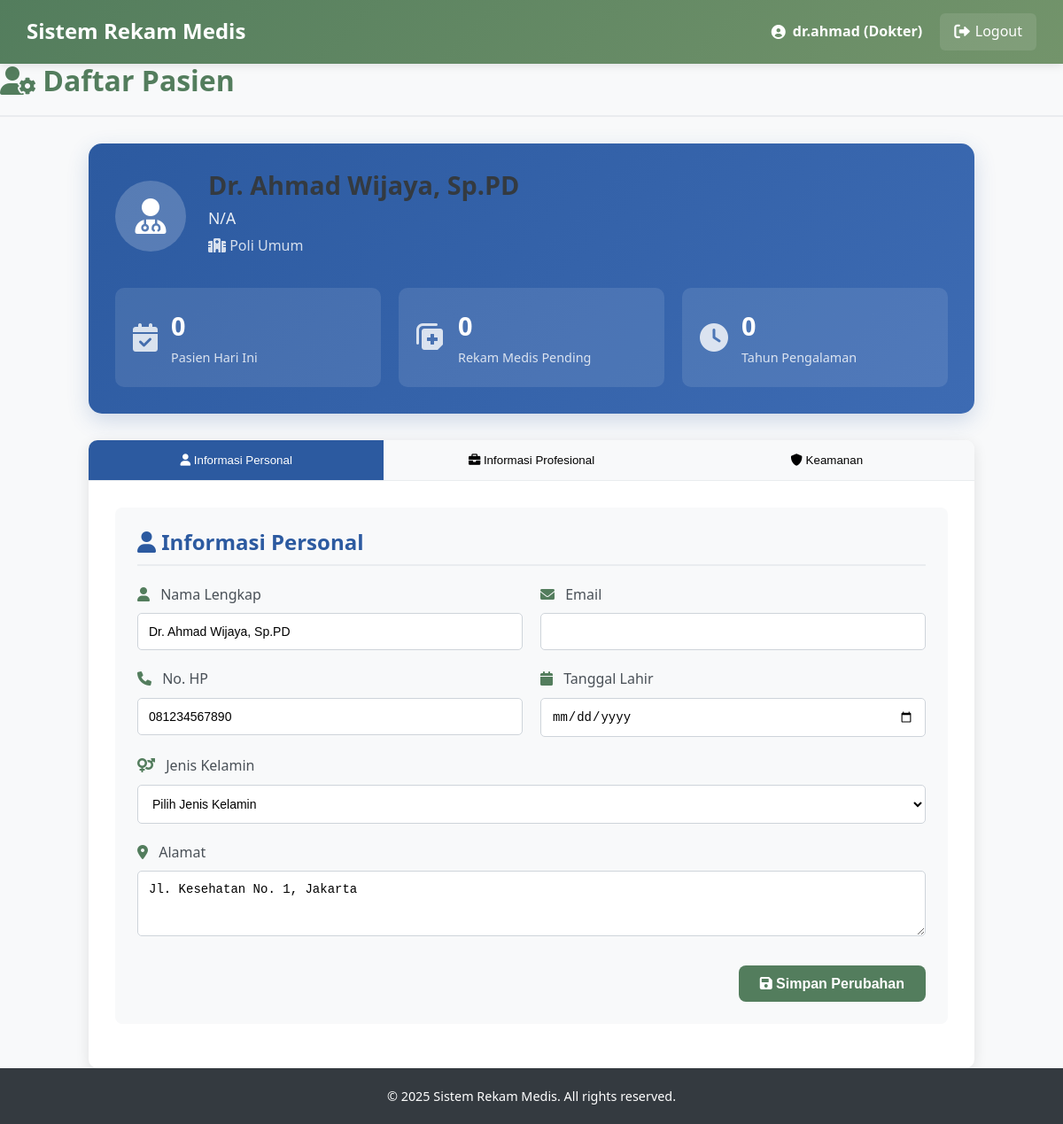
The page /Trys_Proj/doctor/profile.php (signed in) on the database its author committed.
### tables this page shows
CREATE TABLE `dokter` (
  `id_dokter` int(11) NOT NULL,
  `id_poli` int(11) DEFAULT NULL,
  `id_user` int(11) DEFAULT NULL,
  `nm_dokter` varchar(100) NOT NULL,
  `SIP` varchar(50) DEFAULT NULL,
  `tempat_lhr` varchar(100) DEFAULT NULL,
  `no_hp` varchar(15) DEFAULT NULL,
  `alamat` text DEFAULT NULL,
  `created_at` timestamp NOT NULL DEFAULT current_timestamp(),
  `updated_at` timestamp NOT NULL DEFAULT current_timestamp() ON UPDATE current_timestamp()
);

CREATE TABLE `poliklinik` (
  `id_poli` int(11) NOT NULL,
  `nm_poli` varchar(100) NOT NULL,
  `lokasi` varchar(100) DEFAULT NULL,
  `created_at` timestamp NOT NULL DEFAULT current_timestamp(),
  `updated_at` timestamp NOT NULL DEFAULT current_timestamp() ON UPDATE current_timestamp()
);

### Trys_Proj/includes/functions.php (called while the page is built, shortened)
<?php
function getDoctorId($conn, $user_id) {
    $stmt = $conn->prepare("SELECT id_dokter FROM dokter WHERE id_user = ?");
    $stmt->bind_param("i", $user_id);
    $stmt->execute();
    $result = $stmt->get_result();
    if ($result->num_rows > 0) {
        $row = $result->fetch_assoc();
        return $row['id_dokter'];
    }
    return null;
}
function getTodayPatients($conn, $doctor_id) {
    $today = date('Y-m-d');
    $stmt = $conn->prepare("
        SELECT COUNT(*) as count
        FROM kunjungan k
        JOIN poliklinik p ON k.id_poli = p.id_poli
        JOIN dokter d ON d.id_poli = p.id_poli
        WHERE d.id_dokter = ? AND k.tgl_kunjungan = ?
    ");
    $stmt->bind_param("is", $doctor_id, $today);
    $stmt->execute();
    $result = $stmt->get_result();
    $row = $result->fetch_assoc();
    return $row['count'];
}
function getPendingRecords($conn, $doctor_id) {
    $stmt = $conn->prepare("
        SELECT COUNT(*) as count
        FROM rekam_medis rm
        JOIN dokter d ON rm.id_user = d.id_user
        WHERE d.id_dokter = ? AND rm.diagnosa IS NULL
    ");
    $stmt->bind_param("i", $doctor_id);
    $stmt->execute();
    $result = $stmt->get_result();
    $row = $result->fetch_assoc();
    return $row['count'];
}

### Trys_Proj/doctor/profile.php (the view, shortened to what this page needs)
<?php
include '../config/database.php';
include '../includes/functions.php';
$page_title = "Daftar Pasien";
$doctor_id = getDoctorId($conn, $_SESSION['user_id']);
if ($doctor_id) {
    $sql = "SELECT d.*, p.nm_poli, l.username
            FROM dokter d
            JOIN poliklinik p ON d.id_poli = p.id_poli
            JOIN login l ON d.id_user = l.id_user
            WHERE d.id_dokter = $doctor_id";
    $result = $conn->query($sql);
    $doctor = $result ? $result->fetch_assoc() : [];
} else {
    $doctor = null;
}
?>
<!DOCTYPE html>
<html lang="en">
<head>
    <link rel="stylesheet" href="../css/style.css">
    <link rel="stylesheet" href="https://cdnjs.cloudflare.com/ajax/libs/font-awesome/6.0.0-beta3/css/all.min.css">
</head>
<body>
    <?php include '../includes/header.php'; ?>
    <div class="main-container">
        <div class="content-header">
            <h2><i class="fas fa-user-cog"></i> <?php echo $page_title; ?></h2>
        </div>
        <div class="profile-container">
            <div class="profile-overview">
                <div class="profile-header">
                    <div class="profile-avatar">
                        <i class="fas fa-user-md"></i>
                    </div>
                    <div class="profile-info">
                        <h3><?php echo $doctor['nm_dokter'] ?? 'N/A'; ?></h3>
                        <p class="specialization"><?php echo $doctor['spesialisasi'] ?? 'N/A'; ?></p>
                        <p class="polyclinic"><i class="fas fa-hospital"></i> <?php echo $doctor['nm_poli'] ?? 'N/A'; ?></p>
                    </div>
                </div>
                <div class="profile-stats">
                    <div class="stat-item">
                        <i class="fas fa-calendar-check"></i>
                        <div>
                            <span class="stat-number"><?php echo getTodayPatients($conn, $doctor_id); ?></span>
                            <span class="stat-label">Pasien Hari Ini</span>
                        </div>
                    </div>
                    <div class="stat-item">
                        <i class="fas fa-notes-medical"></i>
                        <div>
                            <span class="stat-number"><?php echo getPendingRecords($conn, $doctor_id); ?></span>
                            <span class="stat-label">Rekam Medis Pending</span>
                        </div>
                    </div>
                    <div class="stat-item">
                        <i class="fas fa-clock"></i>
                        <div>
                            <span class="stat-number">
                                <?php echo isset($doctor['pengalaman']) ? $doctor['pengalaman'] : '0'; ?>
                            </span>
                            <span class="stat-label">Tahun Pengalaman</span>
                        </div>
                    </div>
                </div>
            </div>
            <div class="profile-tabs">
                <div class="tab-buttons">
                    <button class="tab-button active" onclick="showTab('personal')">
                        <i class="fas fa-user"></i> Informasi Personal
                    </button>
                    <button class="tab-button" onclick="showTab('professional')">
                        <i class="fas fa-briefcase"></i> Informasi Profesional
                    </button>
                    <button class="tab-button" onclick="showTab('security')">
                        <i class="fas fa-shield-alt"></i> Keamanan
                    </button>
                </div>
                <div id="personal" class="tab-content active">
                    <div class="form-card">
                        <h4><i class="fas fa-user"></i> Informasi Personal</h4>
                        <form method="POST" action="">
                            <div class="form-row">
                                <div class="form-group">
                                    <label><i class="fas fa-user"></i> Nama Lengkap</label>
                                    <input type="text" name="nm_dokter" value="<?php echo isset($doctor['nm_dokter']) ? $doctor['nm_dokter'] : ''; ?>" required>
                                </div>
                                <div class="form-group">
                                    <label><i class="fas fa-envelope"></i> Email</label>
                                    <input type="email" name="email" value="<?php echo isset($doctor['email']) ? $doctor['email'] : ''; ?>">
                                </div>
                            </div>
                            <div class="form-row">
                                <div class="form-group">
                                    <label><i class="fas fa-phone"></i> No. HP</label>
                                    <input type="text" name="no_hp" value="<?php echo isset($doctor['no_hp']) ? $doctor['no_hp'] : ''; ?>" required>
                                </div>
                                <div class="form-group">
                                    <label><i class="fas fa-calendar"></i> Tanggal Lahir</label>
                                    <input type="date" name="tgl_lahir" value="<?php echo isset($doctor['tgl_lahir']) ? $doctor['tgl_lahir'] : ''; ?>">
                                </div>
                            </div>
                            <div class="form-group">
                                <label><i class="fas fa-venus-mars"></i> Jenis Kelamin</label>
                                <select name="jenis_kelamin">
                                    <option value="">Pilih Jenis Kelamin</option>
                                </select>
                            </div>
                            <div class="form-group">
                                <label><i class="fas fa-map-marker-alt"></i> Alamat</label>
                                <textarea name="alamat" rows="3"><?php echo isset($doctor['alamat']) ? $doctor['alamat'] : ''; ?></textarea>
                            </div>
                            <div class="form-actions">
                                <button type="submit" class="btn btn-primary">
                                    <i class="fas fa-save"></i> Simpan Perubahan
                                </button>
                            </div>
                        </form>
                    </div>
                </div>
            </div>
        </div>
    </div>
    <?php include '../includes/footer.php'; ?>
</body>
</html>

### Trys_Proj/css/style.css (style rules this page uses)
* { margin: 0; padding: 0; box-sizing: border-box; }
body { font-family: "Segoe UI", Tahoma, Geneva, Verdana, sans-serif; line-height: 1.6; color: #333; background-color: #f8f9fa; }
:root { --primary-color: #537d5d; --primary-dark: #3e5e45; --primary-light: #6a9975; --secondary-color: #73946b; --secondary-dark: #5a7553; --secondary-light: #8bac83; --accent-color: #9ebc8a; --accent-dark: #85a371; --accent-light: #b7d5a3; --light-color: #d2d0a0; --light-dark: #b9b787; --light-light: #ebe9b9; --white: #ffffff; --off-white: #f9f9f9; --gray-light: #f8f9fa; --gray-medium: #6c757d; --gray-dark: #343a40; --success: #28a745; --success-dark: #1e7e34; --danger: #dc3545; --danger-dark: #bd2130; --warning: #ffc107; --warning-dark: #d39e00; --info: #17a2b8; --info-dark: #117a8b; }
h1, h2, h3, h4, h5, h6 { font-weight: 700; line-height: 1.2; margin-bottom: 0.5em; color: var(--gray-dark); }
h2 { font-size: 2rem; }
h3 { font-size: 1.75rem; }
h4 { font-size: 1.5rem; }
p { margin-bottom: 1rem; }
.form-group { margin-bottom: 20px; position: relative; }
.form-group label { display: block; margin-bottom: 8px; font-weight: 600; color: var(--gray-dark); transition: color 0.3s ease; }
.form-group label i { margin-right: 8px; color: var(--primary-color); }
.form-group input, .form-group select, .form-group textarea { width: 100%; padding: 12px 15px; border: 2px solid #e9ecef; border-radius: 8px; font-size: 1rem; transition: all 0.3s ease; background-color: var(--white); }
.btn { display: inline-block; padding: 12px 24px; border: none; border-radius: 8px; font-size: 1rem; font-weight: 600; text-decoration: none; text-align: center; cursor: pointer; transition: all 0.3s ease; line-height: 1; position: relative; overflow: hidden; }
.btn::after { content: ""; position: absolute; top: 50%; left: 50%; width: 5px; height: 5px; background: rgba(255, 255, 255, 0.5); opacity: 0; border-radius: 100%; transform: scale(1, 1) translate(-50%); transform-origin: 50% 50%; }
.btn-primary { background-color: var(--primary-color); color: var(--white); }
.content-header { display: flex; justify-content: space-between; align-items: center; margin-bottom: 30px; padding-bottom: 20px; border-bottom: 2px solid #e9ecef; }
.content-header h2 { color: var(--primary-color); font-size: 2rem; font-weight: 700; margin: 0; }

### rows shown on the page
dokter: nm_dokter "Dr. Ahmad Wijaya, Sp.PD", id_poli.nm_poli "Poli Umum", no_hp "081234567890", alamat "Jl. Kesehatan No. 1, Jakarta"

### other values the page prints
$_SESSION['username'] "dr.ahmad"
$_SESSION['role'] "Dokter"
$page_title "Daftar Pasien"
$doctor['spesialisasi'] "N/A"
getTodayPatients($conn, $doctor_id) "0"
getPendingRecords($conn, $doctor_id) "0"
